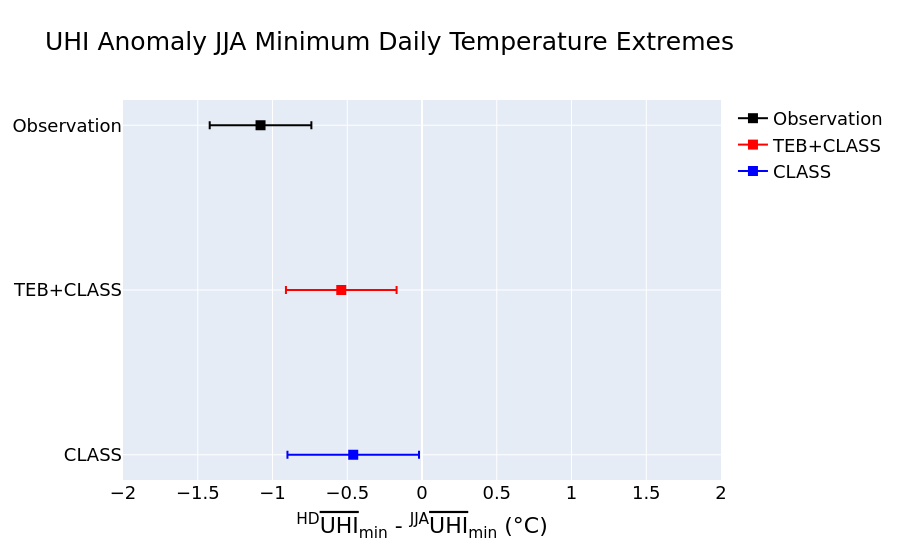
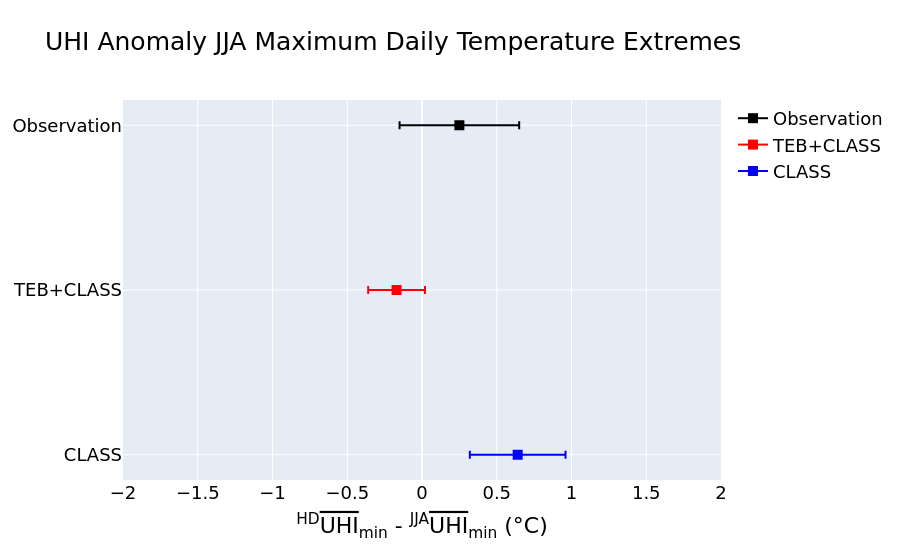

Notebook code cell kept with these figures, in order:
### Code cell
# Plot the UHI anomaly for TEB, CLASS and Obs separately for tasmin and tasmax
for f, field_name in zip(['tasmin', 'tasmax'], ['Minimum Daily Temperature', 'Maximum Daily Temperature']):
    fig = go.Figure()
    for m,color,label in zip(['S','T','C'], ['black', 'red', 'blue'], ['Observation', 'TEB+CLASS', 'CLASS']):
        field = f'{f}_{m}'

        fig.add_trace(go.Scatter(
            x=np.round([anomaly[field]],2),
            y=[label],
            marker=dict(symbol='square', size=10, color=color),
            error_x=dict(type='data', array=np.round([err[field]],2), visible=True, color=color),
            name=label,
            showlegend=True,
            textfont=dict(color=color, size=11),
        ))
    
    fig.update_layout(
        title=f'UHI Anomaly JJA {field_name} Extremes',
        xaxis_title='<sup>HD</sup><span style="text-decoration: overline;">UHI</span><sub>min</sub> - <sup>JJA</sup><span style="text-decoration: overline;">UHI</span><sub>min</sub> (°C)',
        xaxis=dict(range=[-2, 2]),  # extra room for text labels
        yaxis=dict(autorange='reversed'),
        font=FONT
    )
    # fig.to_html(f'/runoff/gulley/UHI_plots/extreme_heat/hot_day_UHI_anomaly_{field}.html')
    fig.show()

### Figure 1 — Plotly figure (JSON) as saved in the notebook; plotly's stock layout.template omitted (floating-point values rounded to 4 significant figures)
{"data": [{"error_x": {"array": [0.34], "color": "black", "type": "data", "visible": true}, "marker": {"color": "black", "size": 10, "symbol": "square"}, "name": "Observation", "showlegend": true, "textfont": {"color": "black", "size": 11}, "type": "scatter", "x": [-1.08], "y": ["Observation"]}, {"error_x": {"array": [0.37], "color": "red", "type": "data", "visible": true}, "marker": {"color": "red", "size": 10, "symbol": "square"}, "name": "TEB+CLASS", "showlegend": true, "textfont": {"color": "red", "size": 11}, "type": "scatter", "x": [-0.54], "y": ["TEB+CLASS"]}, {"error_x": {"array": [0.44], "color": "blue", "type": "data", "visible": true}, "marker": {"color": "blue", "size": 10, "symbol": "square"}, "name": "CLASS", "showlegend": true, "textfont": {"color": "blue", "size": 11}, "type": "scatter", "x": [-0.46], "y": ["CLASS"]}], "layout": {"font": {"color": "black", "family": "DejaVu Sans", "size": 18}, "title": {"text": "UHI Anomaly JJA Minimum Daily Temperature Extremes"}, "xaxis": {"range": [-2, 2], "title": {"text": "<sup>HD</sup><span style=\"text-decoration: overline;\">UHI</span><sub>min</sub> - <sup>JJA</sup><span style=\"text-decoration: overline;\">UHI</span><sub>min</sub> (°C)"}}, "yaxis": {"autorange": "reversed"}}}

### Figure 2 — Plotly figure (JSON) as saved in the notebook; plotly's stock layout.template omitted (floating-point values rounded to 4 significant figures)
{"data": [{"error_x": {"array": [0.4], "color": "black", "type": "data", "visible": true}, "marker": {"color": "black", "size": 10, "symbol": "square"}, "name": "Observation", "showlegend": true, "textfont": {"color": "black", "size": 11}, "type": "scatter", "x": [0.25], "y": ["Observation"]}, {"error_x": {"array": [0.19], "color": "red", "type": "data", "visible": true}, "marker": {"color": "red", "size": 10, "symbol": "square"}, "name": "TEB+CLASS", "showlegend": true, "textfont": {"color": "red", "size": 11}, "type": "scatter", "x": [-0.17], "y": ["TEB+CLASS"]}, {"error_x": {"array": [0.32], "color": "blue", "type": "data", "visible": true}, "marker": {"color": "blue", "size": 10, "symbol": "square"}, "name": "CLASS", "showlegend": true, "textfont": {"color": "blue", "size": 11}, "type": "scatter", "x": [0.64], "y": ["CLASS"]}], "layout": {"font": {"color": "black", "family": "DejaVu Sans", "size": 18}, "title": {"text": "UHI Anomaly JJA Maximum Daily Temperature Extremes"}, "xaxis": {"range": [-2, 2], "title": {"text": "<sup>HD</sup><span style=\"text-decoration: overline;\">UHI</span><sub>min</sub> - <sup>JJA</sup><span style=\"text-decoration: overline;\">UHI</span><sub>min</sub> (°C)"}}, "yaxis": {"autorange": "reversed"}}}
